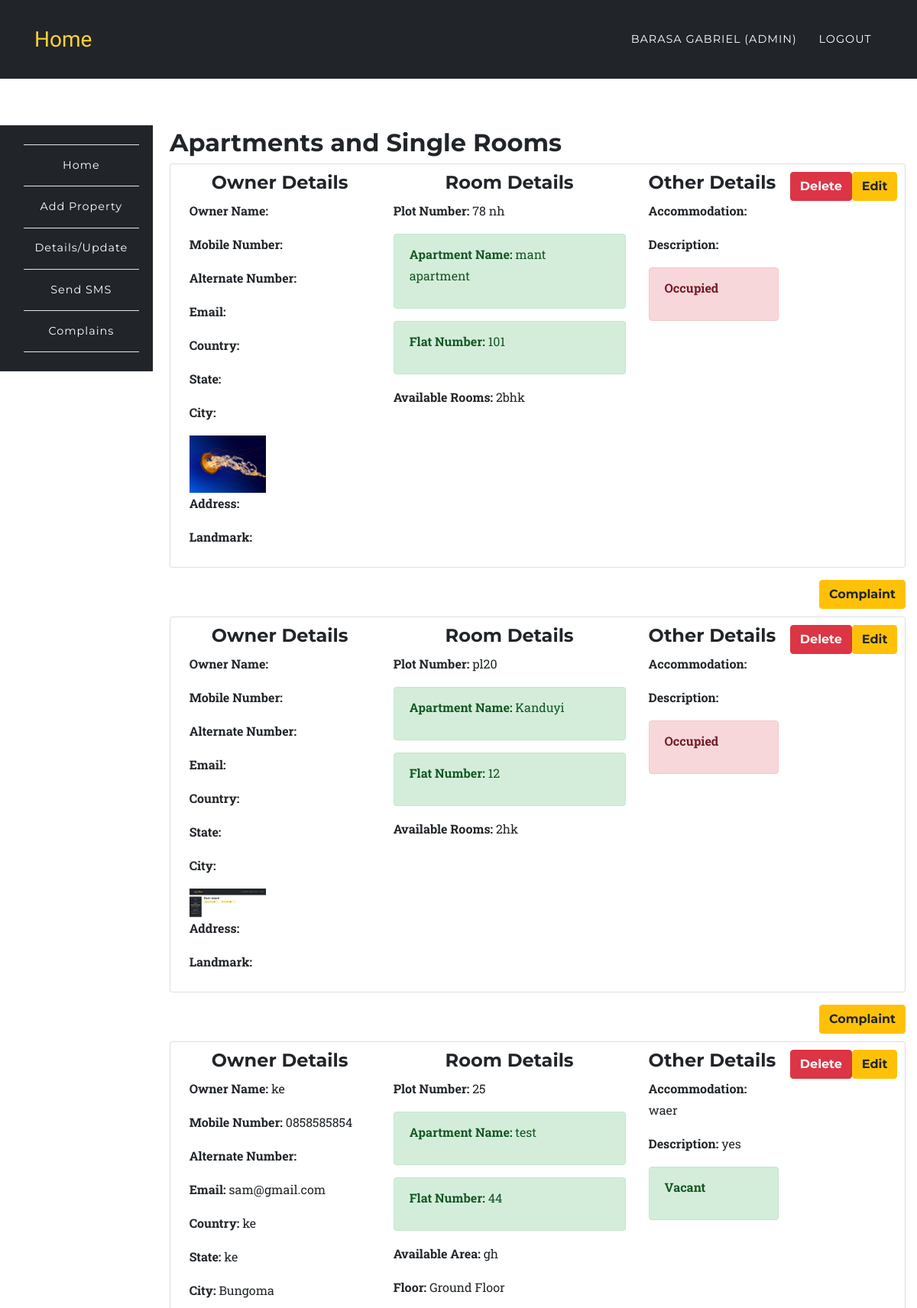
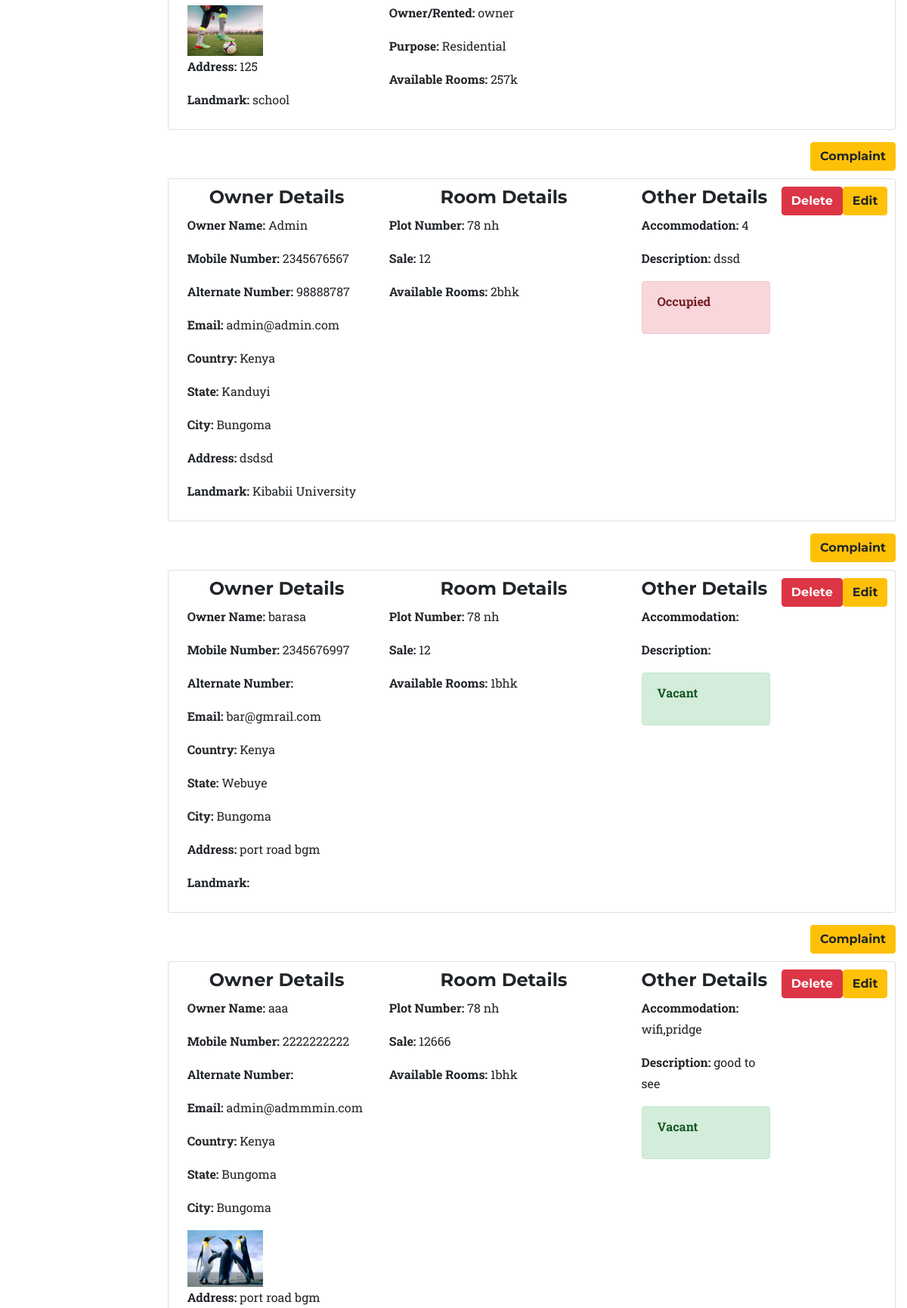
/app/list.php (signed in, upper part), run on the app's committed database (2 pictures, top to bottom).
### tables this page shows
CREATE TABLE `room_rental_registrations_apartment` (
  `id` int(10) unsigned NOT NULL AUTO_INCREMENT,
  `fullname` varchar(191) NOT NULL,
  `mobile` varchar(191) NOT NULL,
  `alternat_mobile` varchar(191) NOT NULL,
  `email` varchar(191) NOT NULL,
  `country` varchar(191) NOT NULL,
  `state` varchar(191) NOT NULL,
  `city` varchar(191) NOT NULL,
  `landmark` varchar(191) NOT NULL,
  `rent` varchar(191) NOT NULL,
  `deposit` varchar(191) NOT NULL,
  `plot_number` varchar(191) NOT NULL,
  `apartment_name` varchar(100) DEFAULT NULL,
  `ap_number_of_plats` varchar(100) DEFAULT NULL,
  `rooms` varchar(100) DEFAULT NULL,
  `floor` varchar(100) DEFAULT NULL,
  `purpose` varchar(100) DEFAULT NULL,
  `own` varchar(100) DEFAULT NULL,
  `area` varchar(100) DEFAULT NULL,
  `address` varchar(191) NOT NULL,
  `accommodation` varchar(191) NOT NULL,
  `description` varchar(191) NOT NULL,
  `image` varchar(191) DEFAULT NULL,
  `open_for_sharing` varchar(191) DEFAULT NULL,
  `other` varchar(191) DEFAULT NULL,
  `vacant` int(1) NOT NULL DEFAULT 1,
  `created_at` timestamp NULL DEFAULT current_timestamp(),
  `updated_at` timestamp NULL DEFAULT current_timestamp(),
  `user_id` int(10) DEFAULT NULL,
  PRIMARY KEY (`id`)
);

CREATE TABLE `room_rental_registrations` (
  `id` int(10) unsigned NOT NULL AUTO_INCREMENT,
  `fullname` varchar(191) NOT NULL,
  `mobile` varchar(191) NOT NULL,
  `alternat_mobile` varchar(191) NOT NULL,
  `email` varchar(191) NOT NULL,
  `country` varchar(191) NOT NULL,
  `state` varchar(191) NOT NULL,
  `city` varchar(191) NOT NULL,
  `landmark` varchar(191) NOT NULL,
  `rent` varchar(191) NOT NULL,
  `sale` varchar(190) DEFAULT NULL,
  `deposit` varchar(191) NOT NULL,
  `plot_number` varchar(191) NOT NULL,
  `rooms` varchar(100) DEFAULT NULL,
  `address` varchar(191) NOT NULL,
  `accommodation` varchar(191) NOT NULL,
  `description` varchar(191) NOT NULL,
  `image` varchar(191) DEFAULT NULL,
  `open_for_sharing` varchar(191) DEFAULT NULL,
  `other` varchar(191) DEFAULT NULL,
  `vacant` int(1) NOT NULL DEFAULT 1,
  `created_at` timestamp NULL DEFAULT current_timestamp(),
  `updated_at` timestamp NULL DEFAULT current_timestamp(),
  `user_id` int(10) DEFAULT NULL,
  PRIMARY KEY (`id`),
  UNIQUE KEY `room_rental_registrations_mobile_unique` (`mobile`),
  UNIQUE KEY `room_rental_registrations_email_unique` (`email`)
);

### app/list.php (the view, shortened to what this page needs)
<?php
	require '../config/config.php';
		try {
			if($_SESSION['role'] == 'admin'){
				$stmt = $connect->prepare('SELECT * FROM room_rental_registrations_apartment');
				$stmt->execute();
				$data1 = $stmt->fetchAll (PDO::FETCH_ASSOC);
				$stmt = $connect->prepare('SELECT * FROM room_rental_registrations');
				$stmt->execute();
				$data2 = $stmt->fetchAll (PDO::FETCH_ASSOC);
				$data = array_merge($data1,$data2);
			}
		}catch(PDOException $e) {
			$errMsg = $e->getMessage();
		}
?>
<?php include '../include/header.php';?>
	<nav class="navbar navbar-expand-lg navbar-dark fixed-top" style="background-color:#212529;" id="mainNav">
      <div class="container">
        <a class="navbar-brand js-scroll-trigger" href="../index.php">Home</a>
        <div class="collapse navbar-collapse" id="navbarResponsive">
          <ul class="navbar-nav text-uppercase ml-auto">
            <li class="nav-item">
              <a class="nav-link" href="#"><?php echo $_SESSION['fullname']; ?> <?php if($_SESSION['role'] == 'admin'){ echo "(Admin)"; } ?></a>
            </li>
            <li class="nav-item">
              <a href="../auth/logout.php" class="nav-link">Logout</a>
            </li>
          </ul>
        </div>
      </div>
    </nav>
	<section style="padding-left:0px;">
		<?php include '../include/side-nav.php';?>
	</section>
<section class="wrapper" style="margin-left: 16%;margin-top: -23%;">
	<div class="container">
		<div class="row">
			<div class="col-12">
			<h2>Apartments and Single Rooms</h2>
				<?php
					foreach ($data as $key => $value) {
						echo '<div class="card card-inverse card-info mb-3" style="padding:1%;">
								  <div class="card-block">';
								  	echo '<a class="btn btn-warning float-right" href="update.php?id='.$value['id'].'&act=';if(!empty($value['own'])){ echo "ap"; }else{ echo "indi"; } echo '">Edit</a>';
								  	echo '<a style"margin-right:20px;" class="btn btn-danger float-right" href="delete.php?id='.$value['id'].'&act=';if(!empty($value['own'])){ echo "ap"; }else{ echo "indi"; } echo '">Delete</a>';
									 echo 	'<div class="row">
											<div class="col-4">
											<h4 class="text-center">Owner Details</h4>';
											 	echo '<p><b>Owner Name: </b>'.$value['fullname'].'</p>';
											 	echo '<p><b>Mobile Number: </b>'.$value['mobile'].'</p>';
											 	echo '<p><b>Alternate Number: </b>'.$value['alternat_mobile'].'</p>';
											 	echo '<p><b>Email: </b>'.$value['email'].'</p>';
											 	echo '<p><b>Country: </b>'.$value['country'].'</p><p><b> State: </b>'.$value['state'].'</p><p><b> City: </b>'.$value['city'].'</p>';
											 	if ($value['image'] !== 'uploads/') {
											 		echo '<img src="'.$value['image'].'" width="100">';
											 	}
											 	echo '<p><b>Address: </b>'.$value['address'].'</p><p><b> Landmark: </b>'.$value['landmark'].'</p>';
										echo '</div>
											<div class="col-5">
											<h4 class="text-center">Room Details</h4>';
												echo '<p><b>Plot Number: </b>'.$value['plot_number'].'</p>';
												if(isset($value['sale'])){
													echo '<p><b>Sale: </b>'.$value['sale'].'</p>';
												}
													if(isset($value['apartment_name']))
														echo '<div class="alert alert-success" role="alert"><p><b>Apartment Name: </b>'.$value['apartment_name'].'</p></div>';
													if(isset($value['ap_number_of_plats']))
														echo '<div class="alert alert-success" role="alert"><p><b>Flat Number: </b>'.$value['ap_number_of_plats'].'</p></div>';
												if(isset($value['own'])){
													echo '<p><b>Available Area: </b>'.$value['area'].'</p>';
													echo '<p><b>Floor: </b>'.$value['floor'].'</p>';
													echo '<p><b>Owner/Rented: </b>'.$value['own'].'</p>';
													echo '<p><b>Purpose: </b>'.$value['purpose'].'</p>';
												}
												echo '<p><b>Available Rooms: </b>'.$value['rooms'].'</p>';
										echo '</div>
											<div class="col-3">
											<h4>Other Details</h4>';
											echo '<p><b>Accommodation: </b>'.$value['accommodation'].'</p>';
											echo '<p><b>Description: </b>'.$value['description'].'</p>';
												if($value['vacant'] == 0){
													echo '<div class="alert alert-danger" role="alert"><p><b>Occupied</b></p></div>';
												}else{
													echo '<div class="alert alert-success" role="alert"><p><b>Vacant</b></p></div>';
												}
											echo '</div>
										</div>
								   </div>
								</div>';
								echo '<a class="btn btn-warning float-right" href="../app/complaint.php">Complaint</a><br><br>';
					}
				?>
			</div>
		</div>
	</div>
</section>
<?php include '../include/footer.php';?>

### include/header.php (shortened to what this page needs)
<!DOCTYPE html>
<html lang="en">
  <head>
    <link href="../assets/plugins/bootstrap/css/bootstrap.min.css" rel="stylesheet">
    <link href="../assets/plugins/font-awesome/css/font-awesome.min.css" rel="stylesheet" type="text/css">
    <link href="../assets/css/rent.css" rel="stylesheet">
    <link href="../assets/css/style.css" rel="stylesheet">
  </head>
  <body id="page-top">

### include/side-nav.php (shortened to what this page needs)
<br>
	<nav class="navbar navbar-expand-sm navbar-default sidebar" style="background-color:#212529;" id="mainNav">
      <div class="container">
        <div class="collapse navbar-collapse" id="navbarResponsive1">
          <ul class="navbar-nav text-center" style="    flex-direction: column;">
            <li class="nav-item">
              <a class="nav-link" href="../auth/dashboard.php">Home</a>
            </li>
            <li class="nav-item">
            	<?php if($_SESSION['role'] == 'admin' || $_SESSION['role'] == 'user'){
	        		echo '<a href="../app/register.php" class="nav-link">Add Property</a>';
	      	 	} ?>
            </li>
            <li class="nav-item">
	        	<a href="../app/list.php" class="nav-link">Details/Update</a>
            </li>
            <li class="nav-item">
              <?php if($_SESSION['role'] == 'admin'){
                echo '<a href="../app/sms.php" class="nav-link">Send SMS</a>';
              } ?>
            </li>
            <li class="nav-item">
              <?php if($_SESSION['role'] == 'admin'){
                echo '<a href="../app/cmplist.php" class="nav-link">Complains</a>';
              } ?>
            </li>
          </ul>
        </div>
      </div>
    </nav>

### include/footer.php (shortened to what this page needs)
  </body>
</html>

### assets/css/rent.css (style rules this page uses)
body { overflow-x: hidden; font-family: 'Roboto Slab', 'Helvetica Neue', Helvetica, Arial, sans-serif; }
p { line-height: 1.75; }
a { color: #fed136; }
h1, h2, h3, h4, h5, h6 { font-weight: 700; font-family: 'Montserrat', 'Helvetica Neue', Helvetica, Arial, sans-serif; }
section { padding: 100px 0; }
@media (min-width: 768px) { section { padding: 140px 0; } }
.btn { font-family: 'Montserrat', 'Helvetica Neue', Helvetica, Arial, sans-serif; font-weight: 700; }
#mainNav { background-color: #ccc; }
#mainNav .navbar-brand { color: #fed136; font-family: 'Kaushan Script', 'Helvetica Neue', Helvetica, Arial, cursive; }
#mainNav .navbar-nav .nav-item .nav-link { font-size: 90%; font-weight: 400; padding: 0.75em 0; letter-spacing: 1px; color: white; font-family: 'Montserrat', 'Helvetica Neue', Helvetica, Arial, sans-serif; }
@media (min-width: 992px) { #mainNav { padding-top: 25px; padding-bottom: 25px; -webkit-transition: padding-top 0.3s, padding-bottom 0.3s; -moz-transition: padding-top 0.3s, padding-bottom 0.3s; transition: padding-top 0.3s, padding-bottom 0.3s; border: none; background-color: transparent; } }
@media (min-width: 992px) { #mainNav .navbar-brand { font-size: 1.75em; -webkit-transition: all 0.3s; -moz-transition: all 0.3s; transition: all 0.3s; } }
@media (min-width: 992px) { #mainNav .navbar-nav .nav-item .nav-link { padding: 1.1em 1em !important; } }

### assets/css/style.css (style rules this page uses)
.navbar { border-radius: 0px; }
nav.sidebar, .main { -webkit-transition: margin 200ms ease-out; -moz-transition: margin 200ms ease-out; -o-transition: margin 200ms ease-out; transition: margin 200ms ease-out; }
@media (min-width: 765px) { nav.sidebar .navbar-nav > li:first-child { border-top: 1px #e5e5e5 solid; } }
@media (min-width: 765px) { nav.sidebar .navbar-nav > li { border-bottom: 1px #e5e5e5 solid; } }
@media (min-width: 765px) { nav.sidebar .navbar-collapse, nav.sidebar .container-fluid { padding: 0 0px 0 0px; } }
@media (min-width: 765px) { nav.sidebar { width: 200px; height: 100%; //margin-left: -160px; float: left; margin-bottom: 0px; } }
@media (min-width: 765px) { nav.sidebar li { width: 100%; } }
section { padding-left: 15px; }

### data on the page
room_rental_registrations_apartment: image (picture), plot_number "78 nh", apartment_name "mant apartment", ap_number_of_plats "101", rooms "2bhk", vacant "Occupied"
room_rental_registrations_apartment: image (picture), plot_number "pl20", apartment_name "Kanduyi", ap_number_of_plats "12", rooms "2hk", vacant "Occupied"
room_rental_registrations_apartment: fullname "ke", mobile "0858585854", email "sam@gmail.com", country "ke", state "ke", city "Bungoma", image (picture), address "125", landmark "school", plot_number "25", apartment_name "test", ap_number_of_plats "44", area "gh", floor "Ground Floor", own "owner", purpose "Residential", rooms "257k", accommodation "waer", description "yes", vacant "Vacant"
room_rental_registrations: fullname "Admin", mobile "2345676567", alternat_mobile "98888787", email "admin@admin.com", country "Kenya", state "Kanduyi", city "Bungoma", address "dsdsd", landmark "Kibabii University", plot_number "78 nh", sale "12", rooms "2bhk", accommodation "4", description "dssd", vacant "Occupied"
room_rental_registrations: fullname "barasa", mobile "2345676997", email "bar@gmrail.com", country "Kenya", state "Webuye", city "Bungoma", address "port road bgm", plot_number "78 nh", sale "12", rooms "1bhk", vacant "Vacant"
room_rental_registrations: fullname "aaa", mobile "2222222222", email "admin@admmmin.com", country "Kenya", state "Bungoma", city "Bungoma", image (picture), address "port road bgm", plot_number "78 nh", sale "12666", rooms "1bhk", accommodation "wifi,pridge", description "good to see", vacant "Vacant"

### other printed values
$_SESSION['fullname'] "BARASA GABRIEL"
